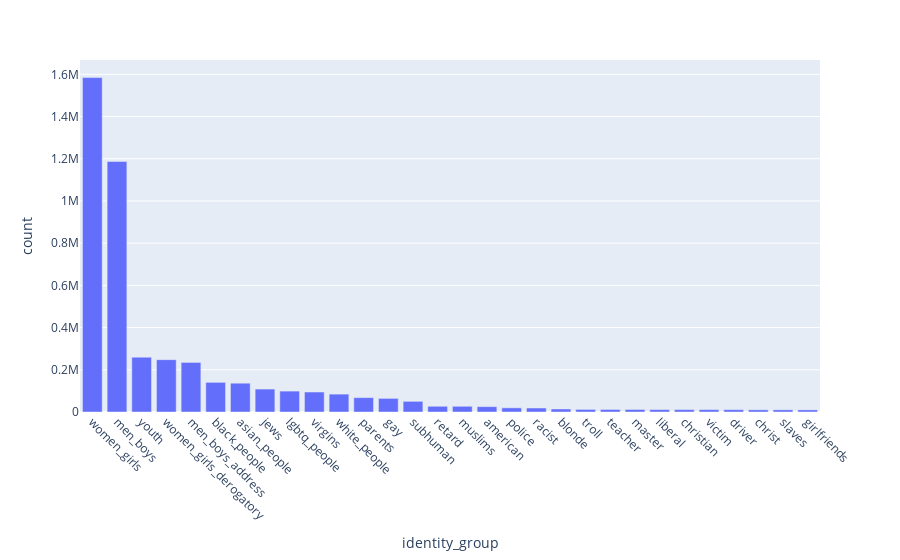

The code cell stored with this chart in its notebook:
### Markdown cell above
## Group identity terms

### Code cell
import json

identity_groups_fpath = '../resources/identity_groups.json'
with open(identity_groups_fpath, 'r') as f:
    identity_groups = json.load(f)
print(len(identity_groups))

exp['identity_group'] = exp.netmapper_identity_matches.map(lambda x: identity_groups.get(x, x))
exploded = exp.explode('identity_group') # Count intersectional mentions as a mention in each of their categories
gp_freq = exploded.identity_group.value_counts().to_frame(name='count').reset_index(names='identity_group')
gp_freq.head(30)

import plotly.express as px
pd.options.plotting.backend = 'plotly'

# fig = px.bar(gp_freq.head(50), x='term', y='count')
fig = px.bar(gp_freq.head(30), x='identity_group', y='count')
fig.update_xaxes(tickangle=45)

### Figure 1 — Plotly figure (JSON) as saved in the notebook; plotly's stock layout.template omitted (floating-point values rounded to 4 significant figures)
{"data": [{"alignmentgroup": "True", "hovertemplate": "identity_group=%{x}<br>count=%{y}<extra></extra>", "legendgroup": "", "marker": {"color": "#636efa", "pattern": {"shape": ""}}, "name": "", "offsetgroup": "", "orientation": "v", "showlegend": false, "textposition": "auto", "type": "bar", "x": ["women_girls", "men_boys", "youth", "women_girls_derogatory", "men_boys_address", "black_people", "asian_people", "jews", "lgbtq_people", "virgins", "white_people", "parents", "gay", "subhuman", "retard", "muslims", "american", "police", "racist", "blonde", "troll", "teacher", "master", "liberal", "christian", "victim", "driver", "christ", "slaves", "girlfriends"], "xaxis": "x", "y": [1584623, 1186885, 259852, 248079, 234978, 140599, 136511, 108706, 99031, 94669, 84711, 67979, 64503, 50540, 27090, 27076, 25415, 19763, 18907, 14381, 12266, 12080, 11943, 11432, 11363, 11302, 11037, 10390, 10362, 10016], "yaxis": "y"}], "layout": {"autosize": true, "barmode": "relative", "legend": {"tracegroupgap": 0}, "margin": {"t": 60}, "xaxis": {"anchor": "y", "autorange": true, "domain": [0, 1], "range": [-0.5, 29.5], "tickangle": 45, "title": {"text": "identity_group"}, "type": "category"}, "yaxis": {"anchor": "x", "autorange": true, "domain": [0, 1], "range": [0, 1668000.0], "title": {"text": "count"}, "type": "linear"}}}
